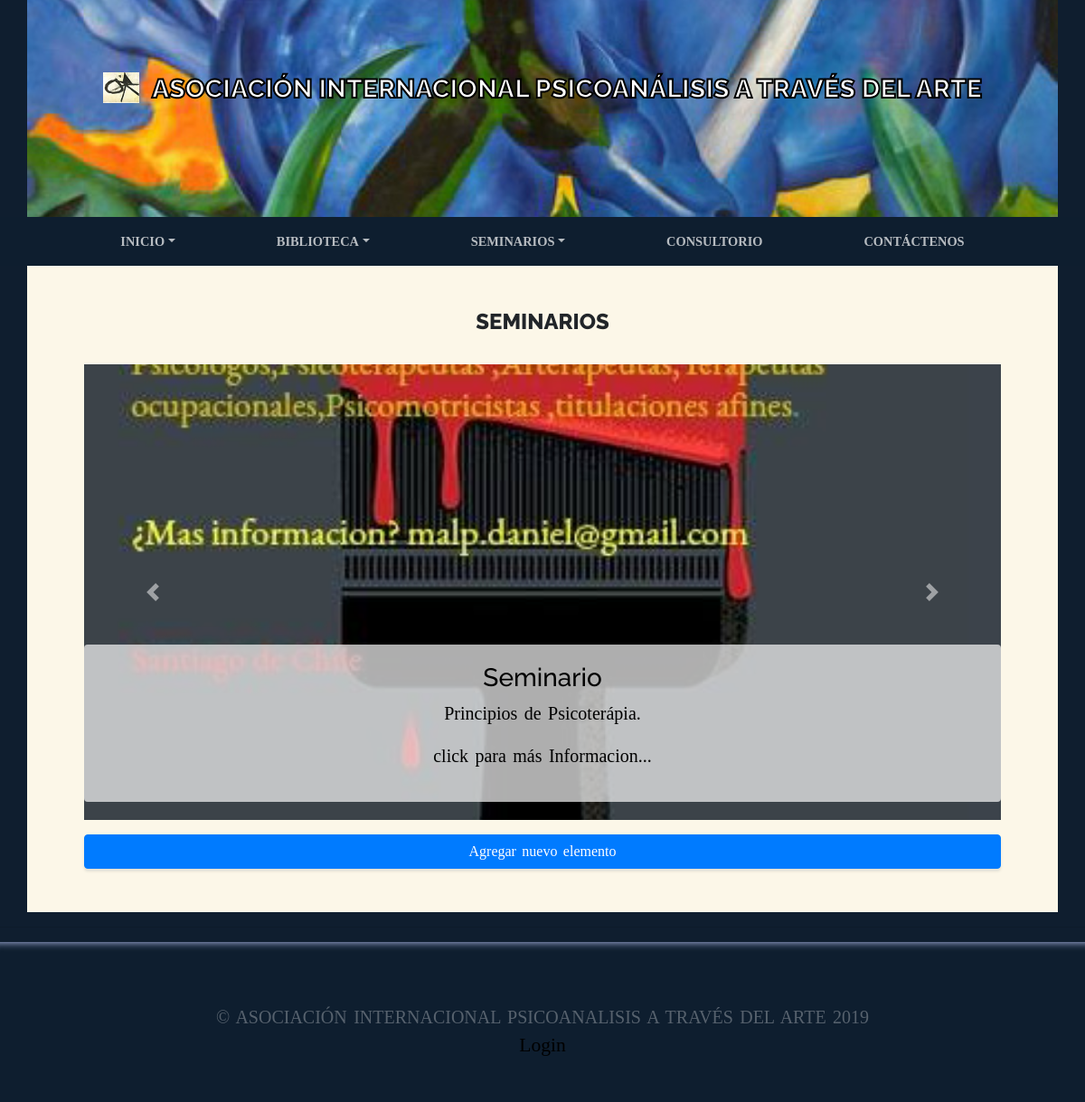
The page /seminar/ on the database its author committed.
### seminar/models.py (models this page shows, shortened)
class Seminar(models.Model):
    title = models.CharField(max_length=200, verbose_name="Título")
    content = models.TextField(verbose_name="Contenido")
    image = models.ImageField(upload_to="seminario", verbose_name="Imagen", null=True, blank=True)
    created = models.DateTimeField(auto_now_add=True, verbose_name="Fecha creación")
    updated = models.DateTimeField(auto_now=True, verbose_name="Fecha edición")
    class Meta:
        verbose_name = "seminario"
        verbose_name_plural = "seminarios"
        ordering = ["-created"]

### seminar/views.py (the view)
# urls.py: path('', views.seminars, name='seminars'),
def seminars(request):
    seminars = Seminar.objects.all()
    return render(request, "seminar/seminar.html", {'seminars':seminars})

### seminar/templates/seminar/seminar.html (shortened to what this page needs)
{% extends 'core/base.html' %}
{% load static %}
{% block content %}
    <section>
      <div class="container color-content">
        <div class="about-heading-content">
          <div class="row">
            <div class="col-lg-12">
              <div class="bg-faded rounded p-5 text-center">
                <h2 class="section-heading mb-4">
                  <span class="section-heading-upper">Seminarios</span>
                </h2>
                <div id="carouselFormation" class="carousel slide" data-ride="carousel">
                    <div class="carousel-inner">
                    {% for seminar in seminars %}
                        <div class="carousel-item {% if forloop.first %} active {% endif %}">
                                <img class="img-formation" src="{% if seminar.image %}{{seminar.image.url}}{% else %}{% static 'core/img/no-image.png'%}{% endif%}" alt="{{ seminar.title }}" width="100%" height="500">
                            <div class="carousel-caption text-carousel rounded">
                                <h3>{{ seminar.title }}</h3>
                                <p class="carousel-p">{{ seminar.content|truncatewords:50 }}</p>
                                <a href="{{seminar.image.url}}" data-lightbox="image{{seminar.id}}"><p>click para más Informacion...</p></a>
                            </div>
                        </div>
                    {% endfor %}
                    </div>
                    <a class="carousel-control-prev" href="#carouselFormation" data-slide="prev"><span class="carousel-control-prev-icon"></span></a>
                    <a class="carousel-control-next" href="#carouselFormation" data-slide="next"><span class="carousel-control-next-icon"></span></a>
                </div>
                <div class="mt-3">
                  <a href="{% url 'admin:seminar_seminar_add' %}" class="btn btn-primary btn-block" target="_blank" >Agregar nuevo elemento</a>
                </div>
              </div>
            </div>
          </div>
        </div>
      </div>
    </section>
{% endblock %}

### core/static/core/css/master.css (style rules this page uses)
body { background: rgba(15, 30, 47); }
.img-formation { width: 100%; height: 42vw; object-fit: cover; }
h1, h2, h3, h4, h5, h6 { font-family: 'Raleway'; }
p,li { line-height: 1.9rem; word-spacing: 0.15rem; font-family: 'Times New Roman', Times, serif; font-size: 1.25rem; }
#carouselFormation .carousel-caption { max-width: 100%; width:100%; background-color: rgba(248, 248, 248, 0.7); left: 0; }
a { line-height: 1.9rem; color: #000; word-spacing: 0.15rem; font-family: 'Times New Roman', Times, serif; font-size: 1.35rem; }
.section-heading { text-transform: uppercase; }
.color-content { background-color: #fcf7e8; }
.section-heading .section-heading-upper { display: block; font-size: 1.5rem; font-weight: 800; padding-bottom:.5rem; }
.btn { box-shadow: 0px 3px 3px 0px rgba(33, 37, 41, 0.1); }
.text-carousel { background: rgba(255, 255, 255, 0.6); color: #000000; }
@media (min-width: 768px) { #carouselFormation .carousel-inner { height: 100%; } }

### rows shown on the page
Seminar: image (picture), title "Seminario", content "Principios de Psicoterápia."
